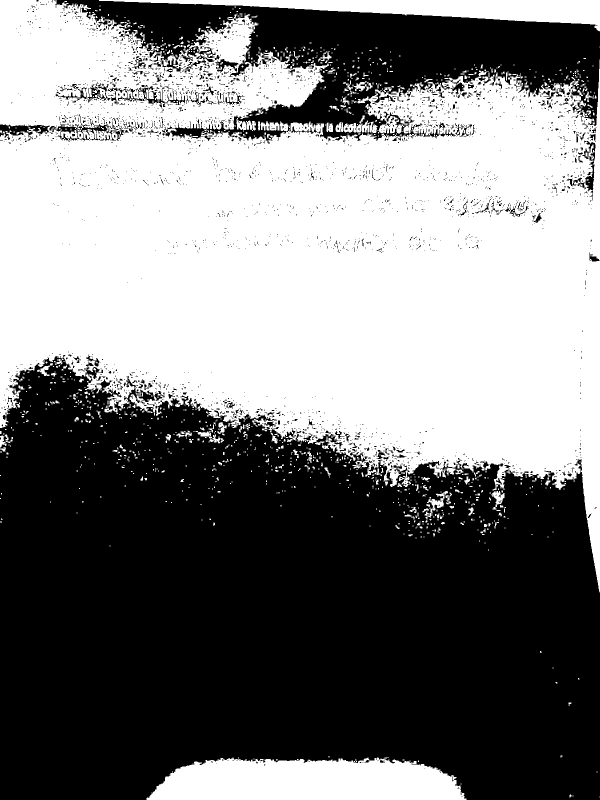
#> input picture inteligente_calificador_examen/debug_preprocesada.jpg, 1200 x 1600 px (shown at 1/2 size)
$ python -i image_processing.py   (imports and definitions only)
#> lines starting #> are read from the running program, lines starting #| are printed output that depends on the picture; after the words box and inside, x2 and y2 are one past the last pixel; in counts of white or black regions, pixels touching at a corner belong together
import cv2
import numpy as np
import easyocr

# [1 line that did not run here, left out]

def extract_text(image_path):
    """Versión simple (por compatibilidad)"""
    return extract_text_multi_ocr(image_path)

def extract_text_multi_ocr(image_path):
    """
    Intenta múltiples preprocesamientos sobre una imagen para mejorar la lectura OCR.
    Devuelve el texto más largo encontrado (más palabras).
    """
#> called with image_path = '../debug_preprocesada.jpg'
    img = cv2.imread(image_path)
#> img is the input picture: shape (1600, 1200, 3); min 0, max 255, mean 125.2
    if img is None:
        raise FileNotFoundError(f"No se pudo cargar la imagen: {image_path}")

    preprocesamientos = []

    # Variante 1: escala de grises + binarización Otsu
    gray = cv2.cvtColor(img, cv2.COLOR_BGR2GRAY)
    _, bin_otsu = cv2.threshold(gray, 0, 255, cv2.THRESH_BINARY + cv2.THRESH_OTSU)
#> bin_otsu: shape (1600, 1200); 49.1% white; 1160 white regions (980 under 20 px), largest, box (x1, y1, x2, y2) and area: (0, 0, 1200, 1185) 855025, (293, 1515, 933, 1600) 44525, (198, 0, 1200, 63) 24028
    preprocesamientos.append(bin_otsu)

    # Variante 2: filtro bilateral + ecualización
    smooth = cv2.bilateralFilter(gray, 9, 75, 75)
    equalized = cv2.equalizeHist(smooth)
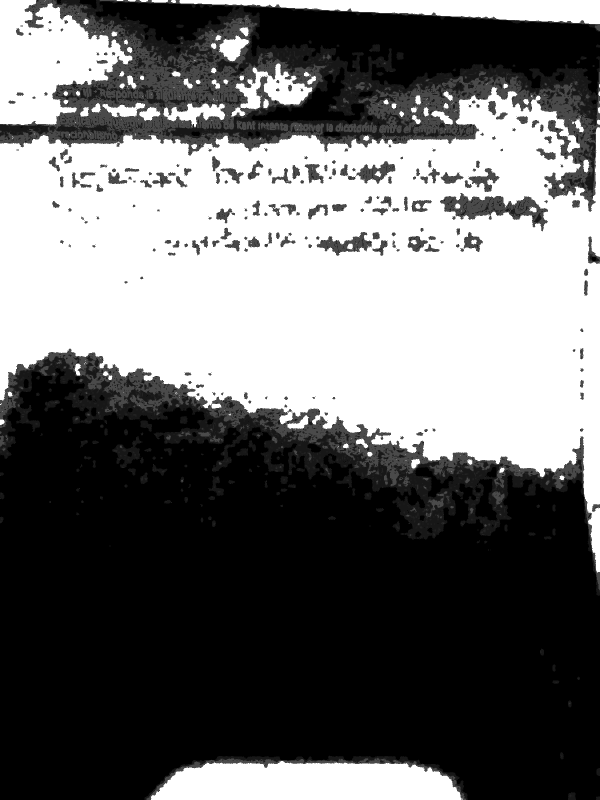
#> equalized: shape (1600, 1200) (shown at 1/2 size); min 0, max 255, mean 108.9
    preprocesamientos.append(equalized)

    # Variante 3: inversión + binarización adaptativa
    inv = cv2.bitwise_not(gray)
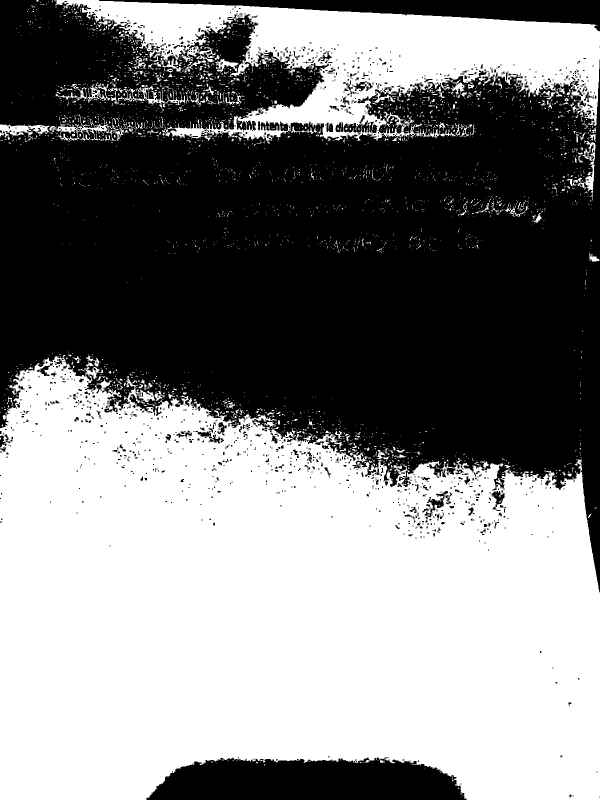
#> inv: shape (1600, 1200) (shown at 1/2 size); min 0, max 255, mean 129.8
    adap_bin = cv2.adaptiveThreshold(inv, 255, cv2.ADAPTIVE_THRESH_GAUSSIAN_C,
                                     cv2.THRESH_BINARY, 15, 10)
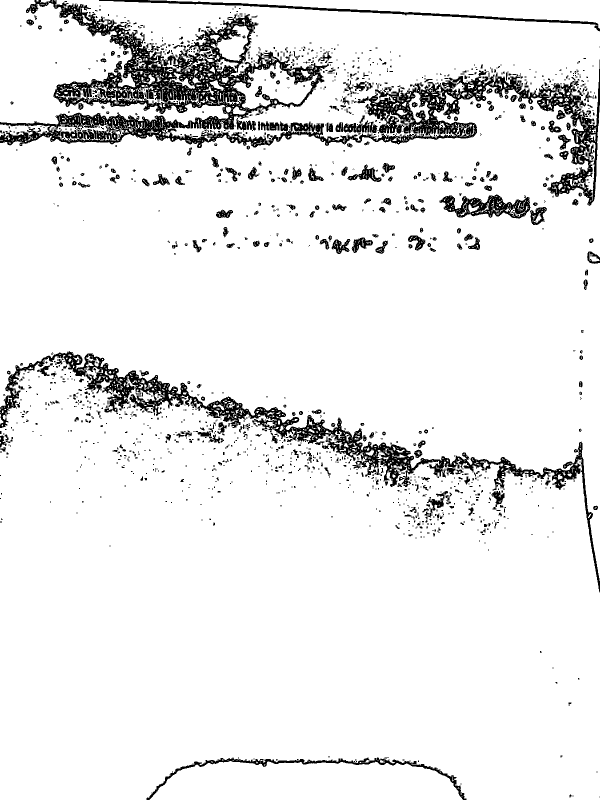
#> adap_bin: shape (1600, 1200) (shown at 1/2 size); 91.7% white; 1456 black regions (1095 under 20 px), largest, box (x1, y1, x2, y2) and area: (0, 0, 1200, 412) 77416, (0, 702, 1200, 1185) 32640, (198, 0, 1200, 63) 4718
    preprocesamientos.append(adap_bin)

    # Variante 4: resize + histograma
    resized = cv2.resize(gray, (gray.shape[1]*2, gray.shape[0]*2), interpolation=cv2.INTER_LINEAR)
    eq_resized = cv2.equalizeHist(resized)
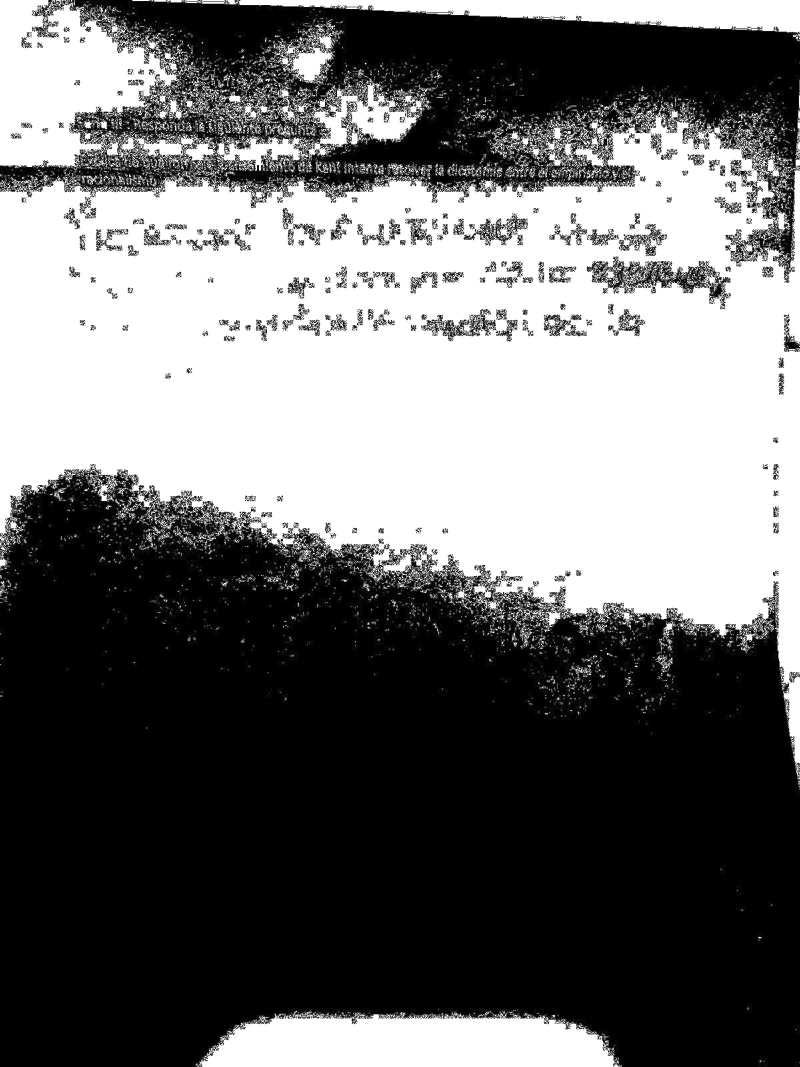
#> eq_resized: shape (3200, 2400) (shown at 1/3 size); min 0, max 255, mean 110.6
    preprocesamientos.append(eq_resized)

    # Aplicar OCR a cada variante
    resultados = []
    for i, variante in enumerate(preprocesamientos):
        texto = reader.readtext(variante, detail=0, paragraph=True)
        resultado = "\n".join(texto)
        resultados.append((len(resultado.split()), resultado))
#> this loop made 1 pass
#> after the loop, resultados = []

    # Seleccionar el resultado más largo (más palabras reconocidas)
    mejor_resultado = max(resultados, key=lambda x: x[0])[1]
    return mejor_resultado

#> (the run stopped early here; a loop or call above may not have finished)

$ run again, on inteligente_calificador_examen/preprocesado.jpg
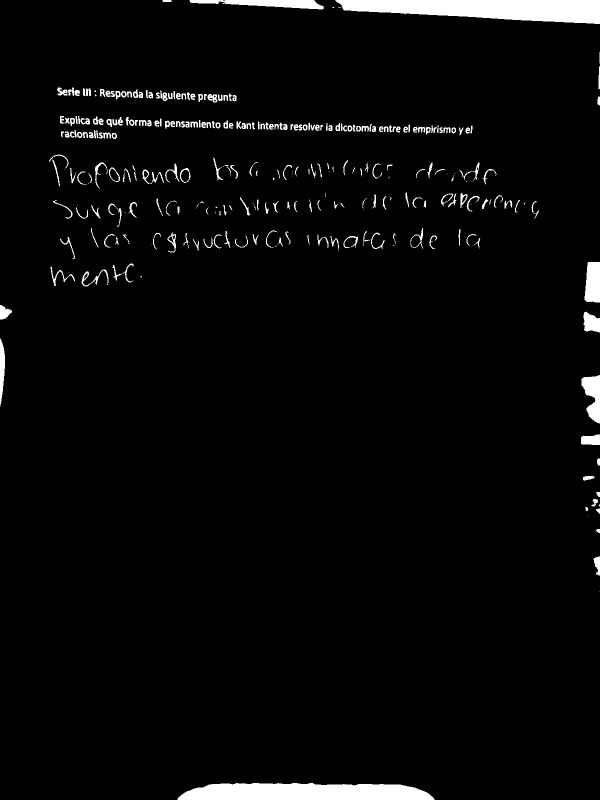
#> input picture inteligente_calificador_examen/preprocesado.jpg, 1200 x 1600 px (shown at 1/2 size)
#> in extract_text_multi_ocr, img is the input picture: shape (1600, 1200, 3); min 0, max 255, mean 8.5
#> in extract_text_multi_ocr, `_, bin_otsu = cv2.threshold(gray, 0, 255, cv2.THRESH_BINARY + cv2.THRE..`:
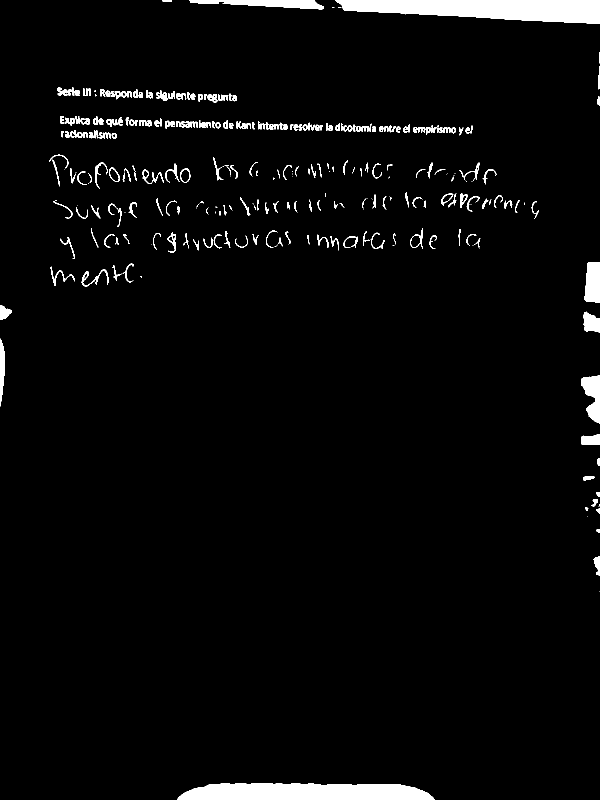
#> bin_otsu: shape (1600, 1200) (shown at 1/2 size); 3.3% white; 315 white regions (66 under 20 px), largest, box (x1, y1, x2, y2) and area: (671, 0, 1200, 48) 17810, (355, 1566, 869, 1600) 14936, (379, 0, 648, 19) 2948
#> adap_bin: shape (1600, 1200); 98.4% white; 315 black regions (66 under 20 px), largest, box (x1, y1, x2, y2) and area: (671, 0, 1200, 48) 2562, (355, 1566, 869, 1600) 2478, (379, 0, 648, 19) 1396
#> in extract_text_multi_ocr, `eq_resized = cv2.equalizeHist(resized)`:
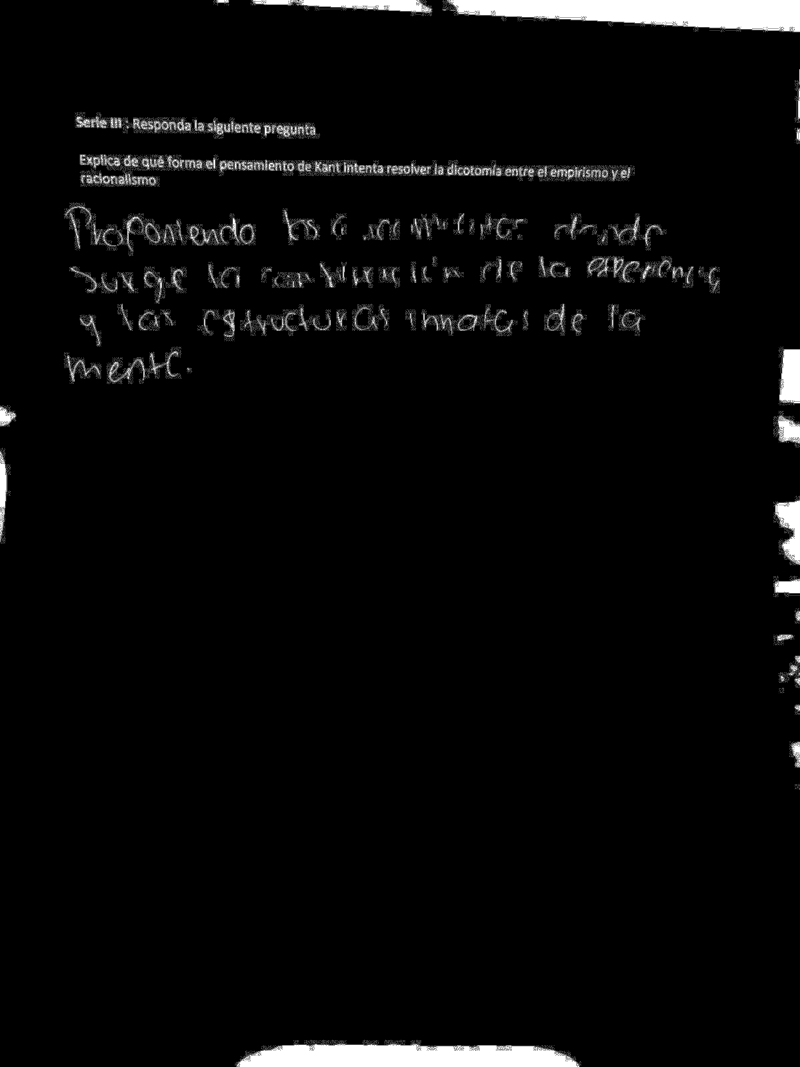
#> eq_resized: shape (3200, 2400) (shown at 1/3 size); min 0, max 255, mean 9
#> the loop in extract_text_multi_ocr, `for i, variante in enumerate(preprocesamientos):` made 1 pass
#> after the loop in extract_text_multi_ocr, `for i, variante in enumerate(preprocesamientos):`: resultados = []
